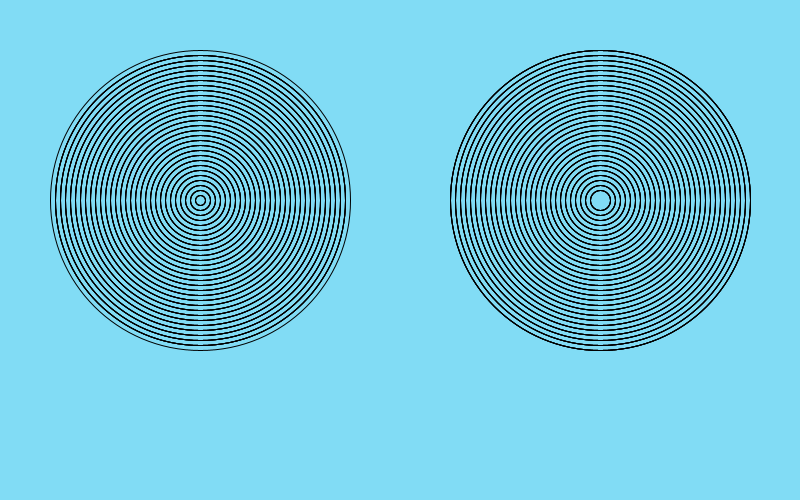
Frame 1 (no input)
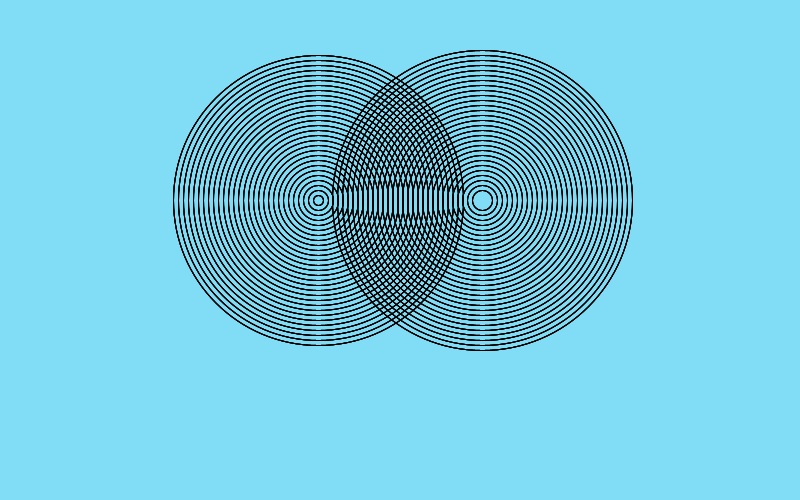
Frame 60 (the mouse pressed at the canvas centre just before this capture)
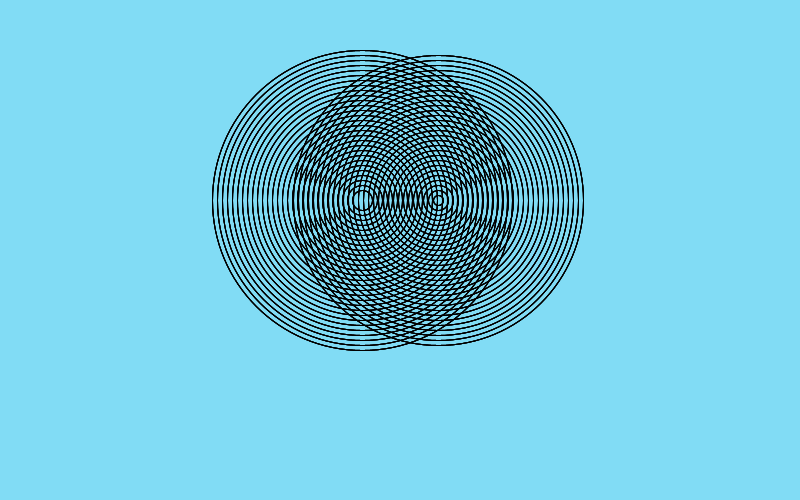
Frame 120 (the mouse held since frame 60 and released just before this capture)

The Processing sketch that drew these frames (run headless with seeded random() and noise(); from frame 60 on, the mouse is pressed at the canvas centre):

// Processing sketch: AmazingRings
// ── AmazingRings.pde
int a = 200;
int b=10;
int c=600;
void setup(){
  size(800,500);
}
void draw(){
  background(129,220,245);
  noFill();
  for(int x=1; x<5; x++){
  for(int i=1; i<30; i++){
    b=b+10;
    ellipse(a,200,b,b);
  }
  b=10;
  noFill();
  for(int i=1; i<30; i++){
    b=b+10;
    ellipse(c,200,b,b);
}
b=0;
}
a=a+2;
c=c-2;
}
